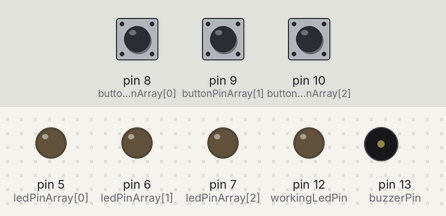
This sketch was run on a simulated Arduino Uno, built with avr-gcc and run on an emulated ATmega328P. On the bench: output pins drawn as LEDs (lit = HIGH), buzzer (waves = sounding). Dashed ring = blinking. The inputs (shaded band) are chosen by the test bench; at power-on: pin 9 (buttonPinArray[1]) HIGH, pin 10 (buttonPinArray[2]) HIGH, pin 8 (buttonPinArray[0]) HIGH. What the sketch prints to the serial monitor is not drawn.

Above: at 1.2 s.
1.3 s: pin 9 (buttonPinArray[1]) pulled LOW for 0.15 s
At 4.3 s:
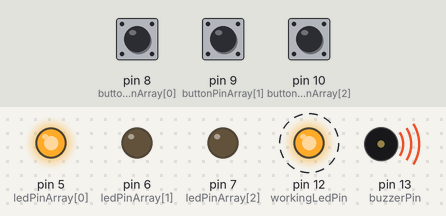
4.4 s: pin 10 (buttonPinArray[2]) pulled LOW for 0.15 s
7.5 s: pin 8 (buttonPinArray[0]) pulled LOW for 1 s
10.5 s: pin 10 (buttonPinArray[2]) pulled LOW for 1 s
At 13.5 s:
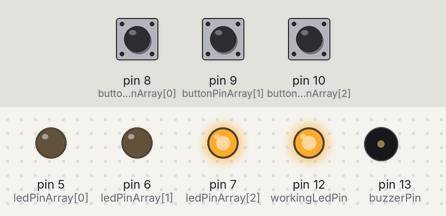
14.0 s: pin 8 (buttonPinArray[0]) pulled LOW for 0.15 s
At 15.1 s:
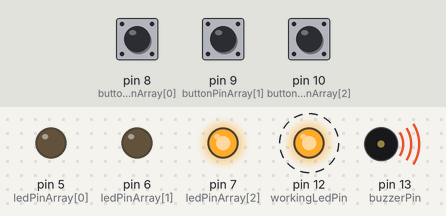
17.0 s: pin 9 (buttonPinArray[1]) pulled LOW for 1 s
At 19.6 s:
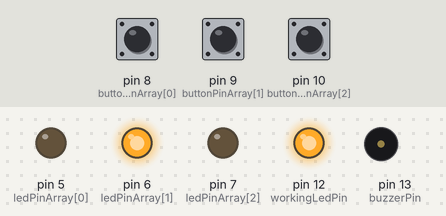
Timing chart, 0 to 21.1 s (numbered marks = the images above; inputs shaded):
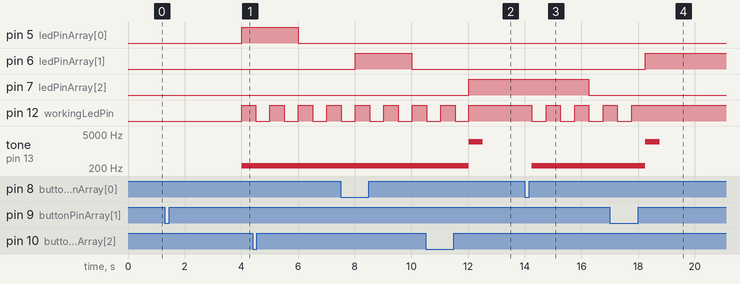

The sketch:

ElevatorSim.ino
```cpp
// Here I declare the vector with the pins attached to each button
const int buttonPinArray[3] = {8, 9, 10};
// Here I declare the vector with the pins attached to the LED from each floor
const int ledPinArray[3] = {5, 6, 7};
// Here I declare the buzzerPin and the buzzerState function that dictates when and how the buzzer makes sounds
const int buzzerPin = 13;
int buzzerState = -1;
// The sounds that the buzzer make and the time for the arriving sound
const int arriveSound = 2345;
const int travellingSound = 250;
const int arriveSoundTime = 500;
// The pin of the LED that represents the working condition of the elevator
const int workingLedPin = 12;
// The boolean variable that changes the pin state from always HIGH to being HIGH oance every workingLedPeriod ms (500ms is a good number)
bool workingLedState = 0;
// I use this variable to determine when the workingLedTime has passed so that that I can flash the LED
unsigned long workingLedPeriod = 0;
// Determine how long should the LED be HIGH and LOW
unsigned long workingLedTime = 500;
// The following variables will be used in readButtonValue (the debounce function)
// With reading I detect when the button is being pressed
bool reading = false;
// lastReading is used alongside lastDebounceTime to  determine if the noise has ended and a real press ocured
bool lastReading = false;
unsigned long lastDebounceTime = 0;
// buttonState holds the current value of a button, one at a time
bool buttonState = false;
// this dictates how much time has the button to be pressed so that the reading can be valid
unsigned long debounceDelay = 100;
// I've used only a set of variables for each of the buttons because only the reading of one button at a time can be valide, currentButton represents the button which is in the
// spotline at a time
int currentButton = -1;
// the next floor to which the elevator will go is  kept in nextFloor
int nextFloor = -1;
// the current floor at which the elevator is
int currentFloor = -1;
// the state of the LED from the current floor is
bool currentLedState = true;
//time that passes from one floor to the other, alongside the period variable for counting that time
unsigned long closingTime = 4000;
unsigned long closingPeriod = 0;
bool closingState = true;

void setup() {
  // mainly in the setup I set the pinModes for the buttons, the LEDs and the buzzer
  for (int i = 0; i < 3; i++){
    pinMode(buttonPinArray[i], INPUT_PULLUP);
    pinMode(ledPinArray[i], OUTPUT);
  }
  pinMode(workingLedPin, OUTPUT);
  pinMode(buzzerPin, OUTPUT);
  Serial.begin(9600); // for testing
}
void readButtonValue(int buttonPin){
  // the following function is used to detect the unwanted noise that can appear while pushing the button
  reading = digitalRead(buttonPin);
  if (reading != lastReading) {
    lastDebounceTime = millis();
  }
  if ((millis() - lastDebounceTime) > debounceDelay) {
  if (reading != buttonState) {
  buttonState = reading;
  if (buttonState == HIGH) {
    nextFloor = currentButton;

    lastDebounceTime = 0;
    reading = false;
    lastReading = false;
    buttonState = false;
      }
    }
  }
  lastReading = reading;
}
void loop() {
  // with the for I check from which button did I receive a reading and then check more readings from that button with the above function
  for (int i = 0; i < 3; i++){
      if (digitalRead(buttonPinArray[i]) == 0 && i != currentFloor){
        currentButton = i;
    }
  }
  readButtonValue(buttonPinArray[currentButton]);

  // if the elevator needs to go to another floor I will use this if to start the millis for the closing time to be accurate
  if (nextFloor != -1 && nextFloor != currentFloor && closingState == false){
      closingPeriod = millis();
      closingState = true;
  }

  //if half of the time passed the LED will close and after another half the next one will open
  if (closingState == true && (millis() - closingPeriod) > closingTime/2 && nextFloor != -1){
      currentLedState = false;

    if ((millis() - closingPeriod) > closingTime){
      if (currentFloor > nextFloor){
        currentFloor -= 1;
      }
      if (currentFloor < nextFloor){
          currentFloor += 1;
      }
      if (currentFloor == nextFloor){
        buzzerState = 1;
        workingLedState = 1;
        workingLedPeriod = millis();
      }
      closingState = false;
      closingPeriod = 0;
      currentLedState = true;
    }
  }
  // here the buzzer makes the cling sound that tells when the elevator arrived at the desired floor
  if (buzzerState == 1){
    tone(buzzerPin, arriveSound, arriveSoundTime);
    buzzerState = -1;
  }
  // the following sequence of code is used to control the LED that represents the working state of the elevator
  if (currentFloor != -1){
     if (currentFloor != nextFloor){
      tone(buzzerPin, travellingSound);
      if (millis() - workingLedPeriod > workingLedTime){
        workingLedState = !workingLedState;
        workingLedPeriod = millis();
      }
        digitalWrite(workingLedPin, workingLedState);
    }
    if (currentFloor == nextFloor){
      digitalWrite(workingLedPin, HIGH);
    }

  }
  else
    digitalWrite(workingLedPin, LOW);

  Serial.println(currentFloor);
  digitalWrite(ledPinArray[currentFloor],currentLedState);
}
```

Measured:
- after the input at 1.3 s, pin 5 (ledPinArray[0]), pin 12 (workingLedPin): LOW → HIGH after 2.7 s; tone on pin 13 (buzzerPin): silent → 250 Hz after 2.7 s
- after the input at 10.5 s, pin 5 (ledPinArray[0]): stays LOW (without the input it goes to HIGH after 1.5 s); pin 7 (ledPinArray[2]): LOW → HIGH after 1.5 s
- after the input at 14.0 s, pin 7 (ledPinArray[2]): HIGH → LOW after 2.3 s; pin 12 (workingLedPin): alternates HIGH for 0.50 s and LOW for 0.50 s, starting after 0.25 s; tone on pin 13 (buzzerPin): silent → 250 Hz after 0.25 s
- after the input at 17.0 s, pin 6 (ledPinArray[1]): goes on until 18.3 s, then stays HIGH; pin 12 (workingLedPin): goes on until 17.8 s, then stays HIGH; tone on pin 13 (buzzerPin): 250 Hz → 2345 Hz after 1.3 s, → silent 0.50 s later
